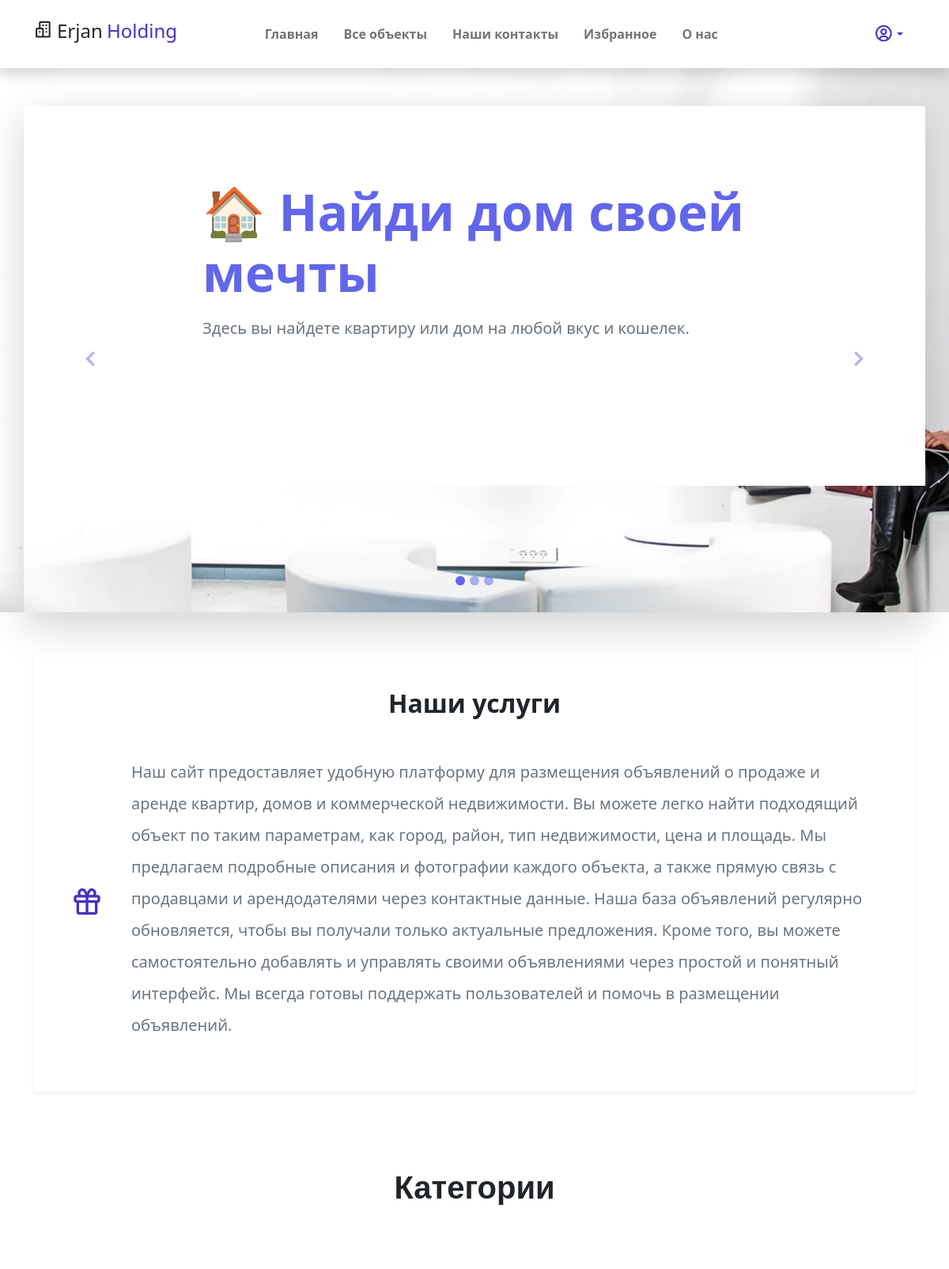
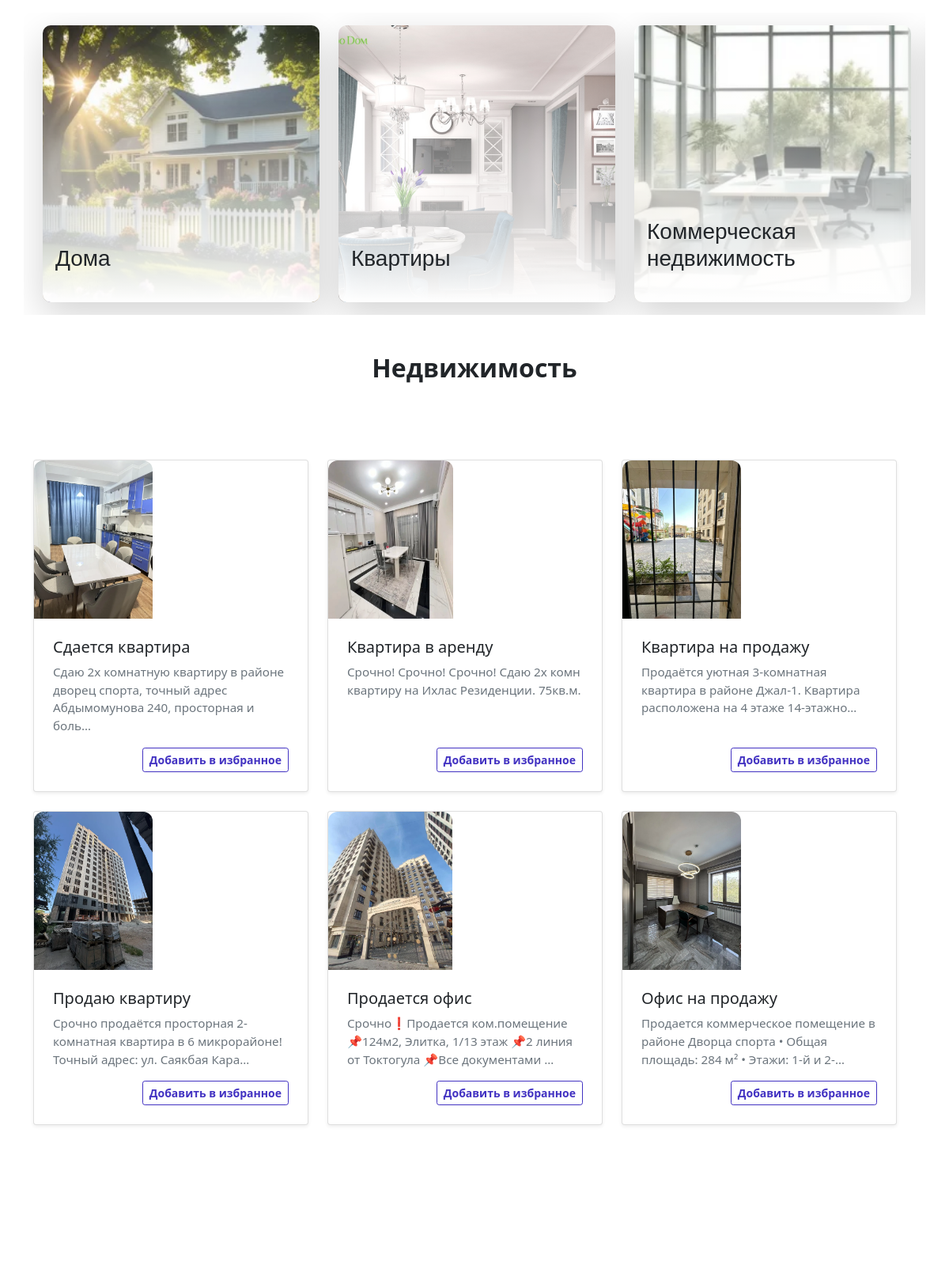
The page / (upper part) on the database its author committed (2 pictures, top to bottom).
### product/models.py (models this page shows, shortened)
class Category(models.Model):
    title = models.CharField(max_length=100, verbose_name='Название')
    cover = models.ImageField(upload_to='category_covers/', verbose_name='Обложка категории')
    parent_category = models.ForeignKey('self', on_delete=models.CASCADE, blank=True, null=True, verbose_name='Родительская категория')
    class Meta:
        verbose_name = 'Категория'
        verbose_name_plural = 'Категории'

class Estate(models.Model):
    user = models.ForeignKey(MyUser, on_delete=models.CASCADE, default=1)
    title = models.CharField(max_length=100, verbose_name='Название')
    category = models.ForeignKey(Category, on_delete=models.PROTECT, verbose_name='Категория')
    area = models.DecimalField(decimal_places=2, max_digits=10, verbose_name='Площадь')
    city = models.ForeignKey(City, on_delete=models.CASCADE, verbose_name='Город')
    district = models.ForeignKey(District, on_delete=models.CASCADE, verbose_name='Район')
    rooms = models.SmallIntegerField(verbose_name='Количество комнат')
    mail_cover = models.ImageField(upload_to='images/', verbose_name='Обложка', null=True, blank=True)
    geo = models.TextField()
    price = models.DecimalField(decimal_places=2, max_digits=10, verbose_name='Цена')
    description = models.TextField(verbose_name='Описание')
    promo_video = models.FileField(upload_to='videos/', verbose_name='Видеоролик', null=True, blank=True)
    is_active = models.BooleanField(default=True)
    created_at = models.DateTimeField(auto_now_add=True, verbose_name='Дата создания')
    updated_at = models.DateTimeField(auto_now=True, verbose_name='Дата обновления')
    objects = InheritanceManager()
    is_popular = models.BooleanField(default=False)
    is_new = models.BooleanField(default=False)
    class Meta:
        verbose_name = 'Недвижимость'
        verbose_name_plural = 'Недвижимости'

### product/views.py (the view)
# urls.py: path('', views.index, name='index'),
def index(request):
    parent_categories = Category.objects.filter(parent_category__isnull=True)
    estates = Estate.objects.filter(is_active=True)[:8]
    liked_estates_ids = []
    if request.user.is_authenticated:
        liked_estates_ids = Favourite.objects.filter(user=request.user).values_list('estate_id', flat=True)
    for estate in estates:
        estate.is_favourite = estate.id in liked_estates_ids
    return render(request, 'main/index.html', {
        'parent_categories': parent_categories,
        'estates': estates,
        'liked_estates_ids': liked_estates_ids,
    })

### product/templates/main/index.html (shortened to what this page needs)
{% extends 'base.html' %}
{% load static %}
{% block content %}
  <div class="banner-wrapper bg-light">
    <div id="index_banner" class="banner-vertical-center-index container-fluid pt-5">
      <div id="carouselExampleIndicators" class="carousel slide" data-bs-ride="carousel" style="max-width: 1140px; margin: 0 auto;">
        <ol class="carousel-indicators mb-4">
          <li data-bs-target="#carouselExampleIndicators" data-bs-slide-to="0" class="active rounded-circle" style="width: 12px; height: 12px;"></li>
          <li data-bs-target="#carouselExampleIndicators" data-bs-slide-to="1" class="rounded-circle" style="width: 12px; height: 12px;"></li>
          <li data-bs-target="#carouselExampleIndicators" data-bs-slide-to="2" class="rounded-circle" style="width: 12px; height: 12px;"></li>
        </ol>
        <div class="carousel-inner rounded-4 shadow-lg overflow-hidden">
          <div class="carousel-item active bg-white p-5">
            <div class="py-5 row d-flex align-items-center">
              <div class="banner-content col-lg-8 col-10 offset-1 offset-lg-2 text-start">
                <h1 class="banner-heading h1 text-secondary display-3 mb-3 fw-bold" style="font-family: 'Segoe UI', Tahoma, Geneva, Verdana, sans-serif;">
                  🏠 Найди <strong>дом</strong> своей<br>мечты
                </h1>
                <p class="banner-body text-muted fs-5">
                  Здесь вы найдете квартиру или дом на любой вкус и кошелек.
                </p>
              </div>
            </div>
          </div>
        </div>
        <a class="carousel-control-prev text-decoration-none" href="#carouselExampleIndicators" role="button" data-bs-slide="prev">
          <i class='bx bx-chevron-left fs-1 text-primary'></i>
        </a>
        <a class="carousel-control-next text-decoration-none" href="#carouselExampleIndicators" role="button" data-bs-slide="next">
          <i class='bx bx-chevron-right fs-1 text-primary'></i>
        </a>
      </div>
    </div>
  </div>
  <section class="service-wrapper py-5">
    <div class="container pb-3">
      <section class="services-section bg-white rounded-4 shadow-sm p-5">
        <h2 class="text-center mb-5 fw-bold" style="font-family: 'Segoe UI', Tahoma, Geneva, Verdana, sans-serif;">Наши услуги</h2>
        <div class="row align-items-center">
          <div class="col-auto text-end pe-4">
            <i class='bx bx-gift h2 text-primary'></i>
          </div>
          <div class="col">
            <p class="text-muted fs-5 lh-lg" style="line-height: 1.75;">
              Наш сайт предоставляет удобную платформу для размещения объявлений о продаже и аренде квартир, домов и коммерческой недвижимости.
              Вы можете легко найти подходящий объект по таким параметрам, как город, район, тип недвижимости, цена и площадь.
              Мы предлагаем подробные описания и фотографии каждого объекта, а также прямую связь с продавцами и арендодателями через контактные данные.
              Наша база объявлений регулярно обновляется, чтобы вы получали только актуальные предложения.
              Кроме того, вы можете самостоятельно добавлять и управлять своими объявлениями через простой и понятный интерфейс.
              Мы всегда готовы поддержать пользователей и помочь в размещении объявлений.
            </p>
          </div>
        </div>
      </section>
      <section class="py-5 mb-5">
                <div class="container">
                    <div class="recent-work-header row text-center pb-5">
                        <h2 class="col-md-6 m-auto h2 semi-bold-600 py-5">Категории</h2>
                    </div>
                    <div class="row gy-5 g-lg-5 mb-4">
                        <div class="d-flex overflow-auto gap-4 py-3">
  {% for category in parent_categories %}
    <div style="flex: 0 0 auto;">
      <a href="{% url 'category_detail' category.id %}" class="recent-work card border-0 shadow-lg overflow-hidden"
         style="height: 350px; width: 350px; transition: transform 0.3s ease;">
        <img class="recent-work-img card-img fixed-img" src="{{ category.cover.url }}" alt="{{ category.title }}"
             style="height: 100%; width: 100%; object-fit: cover;" loading="lazy">
        <div class="recent-work-vertical card-img-overlay d-flex align-items-end">
          <div class="recent-work-content text-start mb-3 ml-3 text-dark">
            <h3 class="card-title light-300">{{ category.title }}</h3>
          </div>
        </div>
      </a>
    </div>
  {% endfor %}
</div>
        <h2 class="text-center mb-5 fw-bold" style="font-family: 'Segoe UI', Tahoma, Geneva, Verdana, sans-serif;">Недвижимость</h2>
        <div class="row gy-4 mt-4">
          {% for estate in estates %}
            <div class="col-md-4">
              <a href="{% url 'detail' estate.id %}" class="text-decoration-none text-dark">
                <div class="card h-100 shadow-sm rounded-4 overflow-hidden" style="transition: box-shadow 0.3s ease;">
                  <img src="{{ estate.mail_cover.url }}" alt="{{ estate.title }}" loading="lazy" style="height: 200px; object-fit: cover; border-radius: 12px 12px 0 0;">
                  <div class="card-body d-flex flex-column justify-content-between p-4">
                    <div>
                      <h5 class="card-title fw-semibold mb-2" style="font-family: 'Segoe UI', Tahoma, Geneva, Verdana, sans-serif;">{{ estate.title }}</h5>
                      <p class="card-text text-muted" style="font-size: 0.95rem;">{{ estate.description|truncatechars:100 }}</p>
                    </div>
                    <div class="d-flex justify-content-between align-items-center mt-3">
                      {% if estate.is_favourite %}
                        <a href="{% url 'estate_like' estate.id %}" class="btn btn-sm btn-danger" style="font-weight: 600;">Убрать из избранного</a>
                      {% else %}
                        <a href="{% url 'estate_like' estate.id %}" class="btn btn-sm btn-outline-primary" style="font-weight: 600;">Добавить в избранное</a>
                      {% endif %}
                    </div>
                  </div>
                </div>
              </a>
            </div>
          {% endfor %}
        </div>
      </section>
    </div>
  </section>
{% endblock %}

### static/assets/css/templatemo.css (style rules this page uses)
html { font-family: 'Open Sans', sans-serif; }
p, a { font-weight: 400; }
.h2 { font-size: 40px; }
.light-300 { font-family: 'Open Sans', sans-serif !important; font-weight: 300; }
.semi-bold-600 { font-family: 'Open Sans', sans-serif !important; font-weight: 600; }
#index_banner { background-image: url('./../img/banner-bg-01.jpg'); background-position: center center; background-size: cover; height: 100%; min-height: 60vh; width: 100%; }
#index_banner .carousel-item { min-height: 60vh; }
#index_banner .carousel-control-prev i, #index_banner .carousel-control-next i { color: #6266ea !important; text-decoration: none; font-size: 4em; }
#index_banner .carousel-inner { height: 80vh; }
#index_banner .carousel-indicators li, #index_banner .carousel-indicators.active { background-color: #6266ea !important; }
.recent-work.card { border-radius: 10px !important; }
.recent-work .recent-work-vertical { background: rgb(255,255,255); background: linear-gradient(0deg, rgba(255,255,255,1) 0%, rgba(255,255,255,0) 33.333%, rgba(97,84,199,1) 66.666%, rgba(255,255,255,0) 99.999%); background-size: 300% 300%; background-position: 0% 100%; transition: .5s; cursor: pointer; }

### rows shown on the page
Category: cover (picture), title "Дома"
Category: cover (picture), title "Квартиры"
Category: cover (picture), title "Коммерческая недвижимость"
Estate: mail_cover (picture), title "Сдается квартира", description "Сдаю 2х комнатную квартиру в районе дворец спорта, точный адрес Абдымомунова 240, просторная и боль…", shows "Добавить в избранное"
Estate: mail_cover (picture), title "Квартира в аренду", description "Срочно! Срочно! Срочно! Сдаю 2х комн квартиру на Ихлас Резиденции. 75кв.м.", shows "Добавить в избранное"
Estate: mail_cover (picture), title "Квартира на продажу", description "Продаётся уютная 3-комнатная квартира в районе Джал-1. Квартира расположена на 4 этаже 14-этажно…", shows "Добавить в избранное"
Estate: mail_cover (picture), title "Продаю квартиру", description "Срочно продаётся просторная 2-комнатная квартира в 6 микрорайоне! Точный адрес: ул. Саякбая Кара…", shows "Добавить в избранное"
Estate: mail_cover (picture), title "Продается офис", description "Срочно❗Продается ком.помещение 📌124м2, Элитка, 1/13 этаж 📌2 линия от Токтогула 📌Все документами …", shows "Добавить в избранное"
Estate: mail_cover (picture), title "Офис на продажу", description "Продается коммерческое помещение в районе Дворца спорта • Общая площадь: 284 м² • Этажи: 1-й и 2-…", shows "Добавить в избранное"
